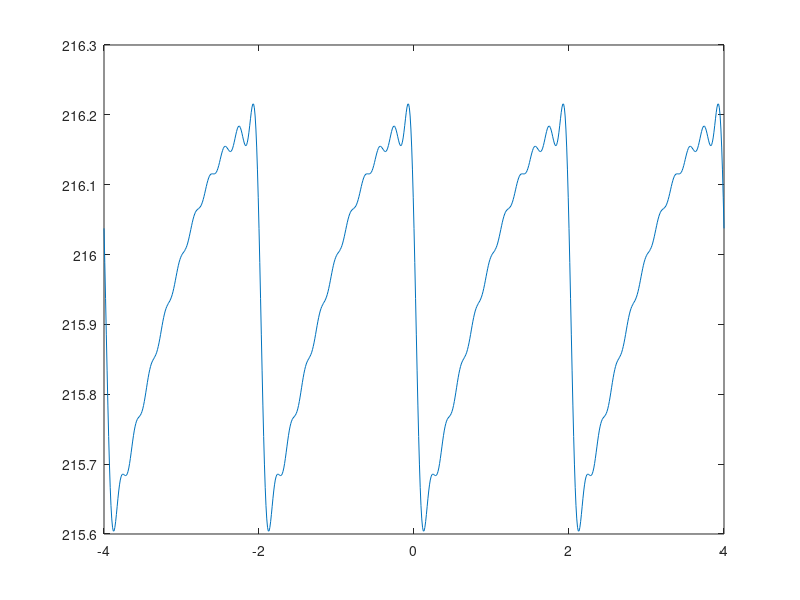

Reproduce this figure in MATLAB.
function test2
%UNTITLED3 Summary of this function goes here
%   Detailed explanation goes here
coff = 1:10;
a0 = (1-cos(2))./2;
an = ((cos(2)-1).*2)./(2*((pi*coff).^2-1));
bn = (coff.*pi.*2*sin(2))./(1-(coff*pi).^2);  % can put in x(a)
time = -4:0.01:4;
h = 10./(30.5+j*(coff*pi));
for a = 1:length(time)
    % y = x*h refring to page 48 of chapter 3 of lecture note
    x(a) = (1-cos(2))./2*10*30.5+sum(an.*abs(h).*cos(coff*pi*time(a)+angle(h))+bn.*abs(h).*sin(coff*pi*time(a)+angle(h)));
end
%x = sum((4./(pi.*n)) .* sin(n.*2.*pi.*t));
%h = 10 .* exp(-1*30.5*t) .* heaviside(t);
%y = conv(x,h);
plot(time,x);
end

